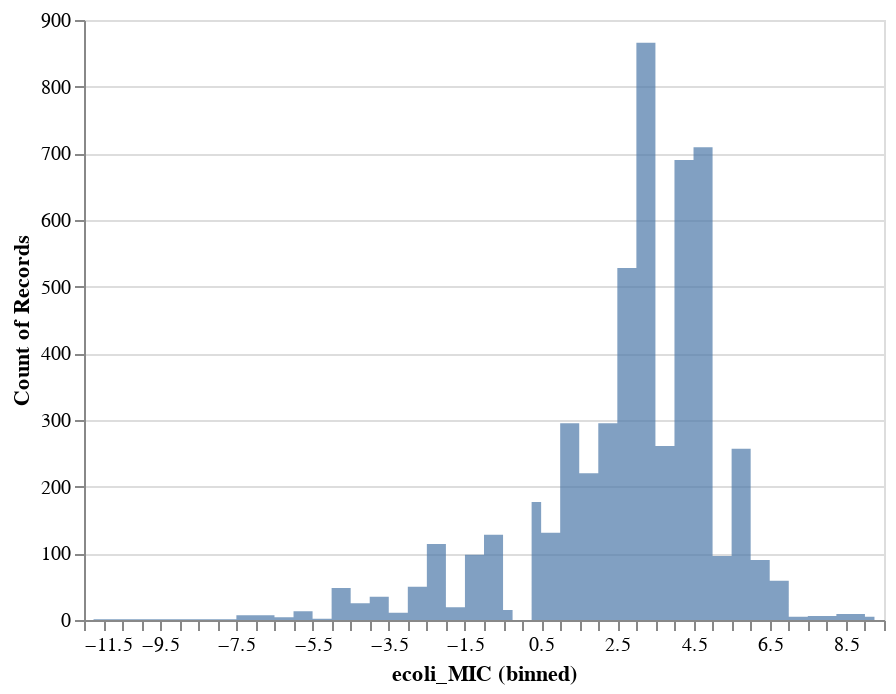

Source (notebook cell):
### Code cell
alt.Chart(dataset).mark_area(
    opacity=0.7,
    interpolate='step'
).encode(
    alt.X('ecoli_MIC:Q', bin=alt.Bin(maxbins=100)),
    alt.Y('count()', stack=None)
)

### Figure 1 — Vega-Lite specification as saved in the notebook (floating-point values rounded to 4 significant figures; data arrays with more than 128 entries replaced by an {"elided": "..."} marker saying what was removed)
{"config": {"view": {"continuousWidth": 400, "continuousHeight": 300}}, "data": {"name": "data-018c65aaded8563e97e841f6fa2b9167"}, "mark": {"type": "area", "interpolate": "step", "opacity": 0.7}, "encoding": {"x": {"type": "quantitative", "bin": {"maxbins": 100}, "field": "ecoli_MIC"}, "y": {"type": "quantitative", "aggregate": "count", "stack": null}}, "$schema": "https://vega.github.io/schema/vega-lite/v4.8.1.json", "datasets": {"data-018c65aaded8563e97e841f6fa2b9167": {"elided": "5274 records"}}}
